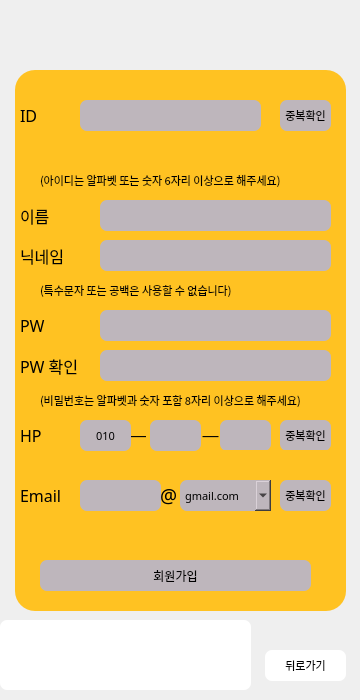
<?xml version="1.0" encoding="UTF-8"?>
<ui version="4.0">
 <class>Join</class>
 <widget class="QWidget" name="Join">
  <property name="geometry">
   <rect>
    <x>0</x>
    <y>0</y>
    <width>360</width>
    <height>700</height>
   </rect>
  </property>
  <property name="windowTitle">
   <string>Form</string>
  </property>
  <property name="styleSheet">
   <string notr="true"/>
  </property>
  <widget class="QLabel" name="backgrund">
   <property name="geometry">
    <rect>
     <x>0</x>
     <y>0</y>
     <width>360</width>
     <height>700</height>
    </rect>
   </property>
   <property name="styleSheet">
    <string notr="true">background-image: url(:/resources/image.png);</string>
   </property>
   <property name="text">
    <string/>
   </property>
  </widget>
  <widget class="QLineEdit" name="input_pw">
   <property name="geometry">
    <rect>
     <x>100</x>
     <y>310</y>
     <width>231</width>
     <height>31</height>
    </rect>
   </property>
   <property name="font">
    <font>
     <family>Ubuntu</family>
     <pointsize>10</pointsize>
     <bold>true</bold>
    </font>
   </property>
   <property name="styleSheet">
    <string notr="true">color: rgb(0, 0, 0);
background-color: rgb(190, 182, 188);
border-radius: 7px;</string>
   </property>
   <property name="echoMode">
    <enum>QLineEdit::PasswordEchoOnEdit</enum>
   </property>
  </widget>
  <widget class="QLabel" name="pw">
   <property name="geometry">
    <rect>
     <x>20</x>
     <y>310</y>
     <width>41</width>
     <height>31</height>
    </rect>
   </property>
   <property name="font">
    <font>
     <family>배달의민족 도현 OTF</family>
     <pointsize>12</pointsize>
    </font>
   </property>
   <property name="styleSheet">
    <string notr="true">color: rgb(0, 0, 0);</string>
   </property>
   <property name="text">
    <string>PW</string>
   </property>
  </widget>
  <widget class="QPushButton" name="join_okay">
   <property name="geometry">
    <rect>
     <x>40</x>
     <y>560</y>
     <width>271</width>
     <height>31</height>
    </rect>
   </property>
   <property name="font">
    <font>
     <family>배달의민족 도현 OTF</family>
    </font>
   </property>
   <property name="styleSheet">
    <string notr="true">color: rgb(0, 0, 0);
background-color: rgb(190, 182, 188);
border-radius: 7px;</string>
   </property>
   <property name="text">
    <string>회원가입</string>
   </property>
  </widget>
  <widget class="QLabel" name="id">
   <property name="geometry">
    <rect>
     <x>20</x>
     <y>100</y>
     <width>41</width>
     <height>31</height>
    </rect>
   </property>
   <property name="font">
    <font>
     <family>배달의민족 도현 OTF</family>
     <pointsize>12</pointsize>
    </font>
   </property>
   <property name="styleSheet">
    <string notr="true">color: rgb(0, 0, 0);</string>
   </property>
   <property name="text">
    <string>ID</string>
   </property>
  </widget>
  <widget class="QLineEdit" name="input_id">
   <property name="geometry">
    <rect>
     <x>80</x>
     <y>100</y>
     <width>181</width>
     <height>31</height>
    </rect>
   </property>
   <property name="font">
    <font>
     <family>배달의민족 도현 OTF</family>
     <pointsize>8</pointsize>
    </font>
   </property>
   <property name="styleSheet">
    <string notr="true">color: rgb(0, 0, 0);
background-color: rgb(190, 182, 188);
border-radius: 7px;</string>
   </property>
  </widget>
  <widget class="QPushButton" name="join_idchk">
   <property name="geometry">
    <rect>
     <x>280</x>
     <y>100</y>
     <width>51</width>
     <height>31</height>
    </rect>
   </property>
   <property name="font">
    <font>
     <family>배달의민족 도현 OTF</family>
     <pointsize>8</pointsize>
    </font>
   </property>
   <property name="styleSheet">
    <string notr="true">color: rgb(0, 0, 0);
background-color: rgb(190, 182, 188);
border-radius: 7px;</string>
   </property>
   <property name="text">
    <string>중복확인</string>
   </property>
  </widget>
  <widget class="QLabel" name="name">
   <property name="geometry">
    <rect>
     <x>20</x>
     <y>200</y>
     <width>61</width>
     <height>31</height>
    </rect>
   </property>
   <property name="font">
    <font>
     <family>배달의민족 도현 OTF</family>
     <pointsize>12</pointsize>
    </font>
   </property>
   <property name="styleSheet">
    <string notr="true">color: rgb(0, 0, 0);</string>
   </property>
   <property name="text">
    <string>이름</string>
   </property>
  </widget>
  <widget class="QLineEdit" name="input_pw2">
   <property name="geometry">
    <rect>
     <x>100</x>
     <y>350</y>
     <width>231</width>
     <height>31</height>
    </rect>
   </property>
   <property name="font">
    <font>
     <family>Ubuntu</family>
     <pointsize>10</pointsize>
     <bold>true</bold>
    </font>
   </property>
   <property name="styleSheet">
    <string notr="true">color: rgb(0, 0, 0);
background-color: rgb(190, 182, 188);
border-radius: 7px;</string>
   </property>
   <property name="echoMode">
    <enum>QLineEdit::PasswordEchoOnEdit</enum>
   </property>
  </widget>
  <widget class="QLabel" name="hp">
   <property name="geometry">
    <rect>
     <x>20</x>
     <y>420</y>
     <width>41</width>
     <height>31</height>
    </rect>
   </property>
   <property name="font">
    <font>
     <family>배달의민족 도현 OTF</family>
     <pointsize>12</pointsize>
    </font>
   </property>
   <property name="styleSheet">
    <string notr="true">color: rgb(0, 0, 0);</string>
   </property>
   <property name="text">
    <string>HP</string>
   </property>
  </widget>
  <widget class="QLineEdit" name="input_name">
   <property name="geometry">
    <rect>
     <x>100</x>
     <y>200</y>
     <width>231</width>
     <height>31</height>
    </rect>
   </property>
   <property name="font">
    <font>
     <family>배달의민족 도현 OTF</family>
     <pointsize>8</pointsize>
    </font>
   </property>
   <property name="styleSheet">
    <string notr="true">color: rgb(0, 0, 0);
background-color: rgb(190, 182, 188);
border-radius: 7px;</string>
   </property>
  </widget>
  <widget class="QLineEdit" name="input_email">
   <property name="geometry">
    <rect>
     <x>80</x>
     <y>480</y>
     <width>81</width>
     <height>31</height>
    </rect>
   </property>
   <property name="font">
    <font>
     <family>배달의민족 도현 OTF</family>
     <pointsize>8</pointsize>
    </font>
   </property>
   <property name="styleSheet">
    <string notr="true">color: rgb(0, 0, 0);
background-color: rgb(190, 182, 188);
border-radius: 7px;</string>
   </property>
   <property name="alignment">
    <set>Qt::AlignLeading|Qt::AlignLeft|Qt::AlignVCenter</set>
   </property>
  </widget>
  <widget class="QLabel" name="email">
   <property name="geometry">
    <rect>
     <x>20</x>
     <y>480</y>
     <width>61</width>
     <height>31</height>
    </rect>
   </property>
   <property name="font">
    <font>
     <family>배달의민족 도현 OTF</family>
     <pointsize>12</pointsize>
    </font>
   </property>
   <property name="styleSheet">
    <string notr="true">color: rgb(0, 0, 0);</string>
   </property>
   <property name="text">
    <string>Email</string>
   </property>
  </widget>
  <widget class="QPushButton" name="join_exit">
   <property name="geometry">
    <rect>
     <x>265</x>
     <y>650</y>
     <width>81</width>
     <height>31</height>
    </rect>
   </property>
   <property name="font">
    <font>
     <family>배달의민족 도현 OTF</family>
     <pointsize>8</pointsize>
    </font>
   </property>
   <property name="styleSheet">
    <string notr="true">color: rgb(0, 0, 0);
background-color: rgb(255, 255, 255);
border-radius: 7px;</string>
   </property>
   <property name="text">
    <string>뒤로가기</string>
   </property>
  </widget>
  <widget class="QLabel" name="label_2">
   <property name="geometry">
    <rect>
     <x>15</x>
     <y>70</y>
     <width>331</width>
     <height>541</height>
    </rect>
   </property>
   <property name="styleSheet">
    <string notr="true">background-color: rgb(255, 194, 34);
border-radius: 20px;</string>
   </property>
   <property name="text">
    <string/>
   </property>
  </widget>
  <widget class="QTextEdit" name="textEdit">
   <property name="geometry">
    <rect>
     <x>0</x>
     <y>620</y>
     <width>251</width>
     <height>70</height>
    </rect>
   </property>
   <property name="font">
    <font>
     <family>배달의민족 도현 OTF</family>
    </font>
   </property>
   <property name="styleSheet">
    <string notr="true">color: rgb(0, 0, 0);
background-color: rgb(255, 255, 255);
border-radius: 7px;</string>
   </property>
  </widget>
  <widget class="QLineEdit" name="input_hp2">
   <property name="geometry">
    <rect>
     <x>220</x>
     <y>420</y>
     <width>51</width>
     <height>31</height>
    </rect>
   </property>
   <property name="font">
    <font>
     <family>배달의민족 도현 OTF</family>
     <pointsize>8</pointsize>
    </font>
   </property>
   <property name="styleSheet">
    <string notr="true">color: rgb(0, 0, 0);
background-color: rgb(190, 182, 188);
border-radius: 7px;</string>
   </property>
   <property name="alignment">
    <set>Qt::AlignCenter</set>
   </property>
  </widget>
  <widget class="QLabel" name="pw_2">
   <property name="geometry">
    <rect>
     <x>20</x>
     <y>350</y>
     <width>81</width>
     <height>31</height>
    </rect>
   </property>
   <property name="font">
    <font>
     <family>배달의민족 도현 OTF</family>
     <pointsize>12</pointsize>
    </font>
   </property>
   <property name="styleSheet">
    <string notr="true">color: rgb(0, 0, 0);</string>
   </property>
   <property name="text">
    <string>PW 확인</string>
   </property>
  </widget>
  <widget class="QPushButton" name="join_hpchk">
   <property name="geometry">
    <rect>
     <x>280</x>
     <y>420</y>
     <width>51</width>
     <height>31</height>
    </rect>
   </property>
   <property name="font">
    <font>
     <family>배달의민족 도현 OTF</family>
     <pointsize>8</pointsize>
    </font>
   </property>
   <property name="styleSheet">
    <string notr="true">color: rgb(0, 0, 0);
background-color: rgb(190, 182, 188);
border-radius: 7px;</string>
   </property>
   <property name="text">
    <string>중복확인</string>
   </property>
  </widget>
  <widget class="QPushButton" name="join_emchk">
   <property name="geometry">
    <rect>
     <x>280</x>
     <y>480</y>
     <width>51</width>
     <height>31</height>
    </rect>
   </property>
   <property name="font">
    <font>
     <family>배달의민족 도현 OTF</family>
     <pointsize>8</pointsize>
    </font>
   </property>
   <property name="styleSheet">
    <string notr="true">color: rgb(0, 0, 0);
background-color: rgb(190, 182, 188);
border-radius: 7px;</string>
   </property>
   <property name="text">
    <string>중복확인</string>
   </property>
  </widget>
  <widget class="QTextEdit" name="id_chk">
   <property name="geometry">
    <rect>
     <x>80</x>
     <y>140</y>
     <width>191</width>
     <height>30</height>
    </rect>
   </property>
   <property name="font">
    <font>
     <family>배달의민족 도현 OTF</family>
    </font>
   </property>
   <property name="styleSheet">
    <string notr="true">background-color: rgb(255, 194, 34);
border-radius: 20px;</string>
   </property>
   <property name="frameShape">
    <enum>QFrame::NoFrame</enum>
   </property>
  </widget>
  <widget class="QTextEdit" name="hp_chk">
   <property name="geometry">
    <rect>
     <x>80</x>
     <y>450</y>
     <width>251</width>
     <height>30</height>
    </rect>
   </property>
   <property name="font">
    <font>
     <family>배달의민족 도현 OTF</family>
    </font>
   </property>
   <property name="styleSheet">
    <string notr="true">background-color: rgb(255, 194, 34);
border-radius: 20px;</string>
   </property>
   <property name="frameShape">
    <enum>QFrame::NoFrame</enum>
   </property>
  </widget>
  <widget class="QTextEdit" name="em_chk">
   <property name="geometry">
    <rect>
     <x>80</x>
     <y>520</y>
     <width>241</width>
     <height>30</height>
    </rect>
   </property>
   <property name="font">
    <font>
     <family>배달의민족 도현 OTF</family>
    </font>
   </property>
   <property name="styleSheet">
    <string notr="true">background-color: rgb(255, 194, 34);
border-radius: 20px;</string>
   </property>
   <property name="frameShape">
    <enum>QFrame::NoFrame</enum>
   </property>
  </widget>
  <widget class="QLabel" name="nick">
   <property name="geometry">
    <rect>
     <x>20</x>
     <y>240</y>
     <width>61</width>
     <height>31</height>
    </rect>
   </property>
   <property name="font">
    <font>
     <family>배달의민족 도현 OTF</family>
     <pointsize>12</pointsize>
    </font>
   </property>
   <property name="styleSheet">
    <string notr="true">color: rgb(0, 0, 0);</string>
   </property>
   <property name="text">
    <string>닉네임</string>
   </property>
  </widget>
  <widget class="QLineEdit" name="input_nick">
   <property name="geometry">
    <rect>
     <x>100</x>
     <y>240</y>
     <width>231</width>
     <height>31</height>
    </rect>
   </property>
   <property name="font">
    <font>
     <family>배달의민족 도현 OTF</family>
     <pointsize>8</pointsize>
    </font>
   </property>
   <property name="styleSheet">
    <string notr="true">color: rgb(0, 0, 0);
background-color: rgb(190, 182, 188);
border-radius: 7px;</string>
   </property>
  </widget>
  <widget class="QLabel" name="label_3">
   <property name="geometry">
    <rect>
     <x>160</x>
     <y>480</y>
     <width>21</width>
     <height>31</height>
    </rect>
   </property>
   <property name="font">
    <font>
     <family>배달의민족 도현 OTF</family>
     <pointsize>14</pointsize>
    </font>
   </property>
   <property name="text">
    <string>@</string>
   </property>
  </widget>
  <widget class="QComboBox" name="em_sel">
   <property name="geometry">
    <rect>
     <x>180</x>
     <y>480</y>
     <width>91</width>
     <height>31</height>
    </rect>
   </property>
   <property name="font">
    <font>
     <family>배달의민족 도현 OTF</family>
     <pointsize>8</pointsize>
    </font>
   </property>
   <property name="styleSheet">
    <string notr="true">color: rgb(0, 0, 0);
background-color: rgb(190, 182, 188);
border-radius: 7px;</string>
   </property>
   <item>
    <property name="text">
     <string>gmail.com</string>
    </property>
   </item>
   <item>
    <property name="text">
     <string>naver.com</string>
    </property>
   </item>
   <item>
    <property name="text">
     <string>hanmail.net</string>
    </property>
   </item>
   <item>
    <property name="text">
     <string>daum.net</string>
    </property>
   </item>
   <item>
    <property name="text">
     <string>직접입력</string>
    </property>
   </item>
  </widget>
  <widget class="QLineEdit" name="input_hp1">
   <property name="geometry">
    <rect>
     <x>150</x>
     <y>420</y>
     <width>51</width>
     <height>31</height>
    </rect>
   </property>
   <property name="font">
    <font>
     <family>배달의민족 도현 OTF</family>
     <pointsize>8</pointsize>
    </font>
   </property>
   <property name="styleSheet">
    <string notr="true">color: rgb(0, 0, 0);
background-color: rgb(190, 182, 188);
border-radius: 7px;</string>
   </property>
   <property name="alignment">
    <set>Qt::AlignCenter</set>
   </property>
  </widget>
  <widget class="QLabel" name="label_4">
   <property name="geometry">
    <rect>
     <x>200</x>
     <y>420</y>
     <width>21</width>
     <height>31</height>
    </rect>
   </property>
   <property name="font">
    <font>
     <pointsize>12</pointsize>
    </font>
   </property>
   <property name="text">
    <string>―</string>
   </property>
   <property name="alignment">
    <set>Qt::AlignCenter</set>
   </property>
  </widget>
  <widget class="QLabel" name="label_5">
   <property name="geometry">
    <rect>
     <x>130</x>
     <y>420</y>
     <width>16</width>
     <height>31</height>
    </rect>
   </property>
   <property name="font">
    <font>
     <pointsize>12</pointsize>
    </font>
   </property>
   <property name="layoutDirection">
    <enum>Qt::LeftToRight</enum>
   </property>
   <property name="text">
    <string>―</string>
   </property>
   <property name="alignment">
    <set>Qt::AlignCenter</set>
   </property>
  </widget>
  <widget class="QLabel" name="label_6">
   <property name="geometry">
    <rect>
     <x>80</x>
     <y>420</y>
     <width>51</width>
     <height>31</height>
    </rect>
   </property>
   <property name="font">
    <font>
     <family>배달의민족 도현 OTF</family>
     <pointsize>8</pointsize>
    </font>
   </property>
   <property name="layoutDirection">
    <enum>Qt::LeftToRight</enum>
   </property>
   <property name="styleSheet">
    <string notr="true">color: rgb(0, 0, 0);
background-color: rgb(190, 182, 188);
border-radius: 7px;</string>
   </property>
   <property name="text">
    <string>010</string>
   </property>
   <property name="alignment">
    <set>Qt::AlignCenter</set>
   </property>
  </widget>
  <widget class="QLineEdit" name="em_dir">
   <property name="geometry">
    <rect>
     <x>180</x>
     <y>480</y>
     <width>71</width>
     <height>31</height>
    </rect>
   </property>
   <property name="font">
    <font>
     <family>배달의민족 도현 OTF</family>
     <pointsize>8</pointsize>
    </font>
   </property>
   <property name="styleSheet">
    <string notr="true">background: transparent; border : none;
</string>
   </property>
  </widget>
  <widget class="QLabel" name="label_7">
   <property name="geometry">
    <rect>
     <x>40</x>
     <y>390</y>
     <width>281</width>
     <height>20</height>
    </rect>
   </property>
   <property name="font">
    <font>
     <family>배달의민족 도현 OTF</family>
     <pointsize>8</pointsize>
    </font>
   </property>
   <property name="text">
    <string>(비밀번호는 알파벳과 숫자 포함 8자리 이상으로 해주세요)</string>
   </property>
  </widget>
  <widget class="QLabel" name="label_8">
   <property name="geometry">
    <rect>
     <x>40</x>
     <y>170</y>
     <width>261</width>
     <height>20</height>
    </rect>
   </property>
   <property name="font">
    <font>
     <family>배달의민족 도현 OTF</family>
     <pointsize>8</pointsize>
    </font>
   </property>
   <property name="text">
    <string>(아이디는 알파벳 또는 숫자 6자리 이상으로 해주세요)</string>
   </property>
  </widget>
  <widget class="QLabel" name="label_9">
   <property name="geometry">
    <rect>
     <x>40</x>
     <y>280</y>
     <width>211</width>
     <height>20</height>
    </rect>
   </property>
   <property name="font">
    <font>
     <family>배달의민족 도현 OTF</family>
     <pointsize>8</pointsize>
    </font>
   </property>
   <property name="text">
    <string>(특수문자 또는 공백은 사용할 수 없습니다)</string>
   </property>
  </widget>
  <zorder>backgrund</zorder>
  <zorder>label_2</zorder>
  <zorder>input_pw</zorder>
  <zorder>pw</zorder>
  <zorder>join_okay</zorder>
  <zorder>id</zorder>
  <zorder>input_id</zorder>
  <zorder>join_idchk</zorder>
  <zorder>name</zorder>
  <zorder>input_pw2</zorder>
  <zorder>hp</zorder>
  <zorder>input_name</zorder>
  <zorder>input_email</zorder>
  <zorder>email</zorder>
  <zorder>join_exit</zorder>
  <zorder>textEdit</zorder>
  <zorder>input_hp2</zorder>
  <zorder>pw_2</zorder>
  <zorder>join_hpchk</zorder>
  <zorder>join_emchk</zorder>
  <zorder>id_chk</zorder>
  <zorder>hp_chk</zorder>
  <zorder>em_chk</zorder>
  <zorder>nick</zorder>
  <zorder>input_nick</zorder>
  <zorder>label_3</zorder>
  <zorder>em_sel</zorder>
  <zorder>input_hp1</zorder>
  <zorder>label_4</zorder>
  <zorder>label_5</zorder>
  <zorder>label_6</zorder>
  <zorder>em_dir</zorder>
  <zorder>label_7</zorder>
  <zorder>label_8</zorder>
  <zorder>label_9</zorder>
 </widget>
 <resources/>
 <connections/>
</ui>
